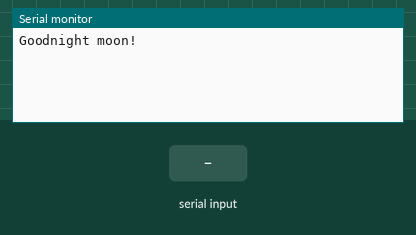
This sketch was run on a simulated Arduino Mega 2560, built with avr-gcc and run on an emulated ATmega2560. Shown: the last lines printed to the serial monitor. The test bench sets the inputs (shaded band).

Above: at 1.2 s.
1.3 s: "1" received over the second serial link
At 2.5 s:
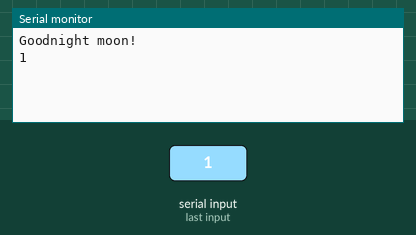
2.8 s: "0" received over the second serial link
At 3.9 s:
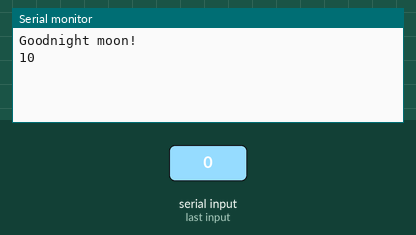

The sketch:

SerialExample2.ino
```cpp
void setup() {
  // Open serial communications and wait for port to open:
  Serial.begin(115200);
  while (!Serial) {
    ; // wait for serial port to connect. Needed for native USB port only
  }


  Serial.println("Goodnight moon!");

  // set the data rate for the SoftwareSerial port
  Serial3.begin(38400);
  Serial3.println("Hello, world?");
}

void loop() { // run over and over
  if (Serial3.available()) {
    Serial.write(Serial3.read());
  }
  if (Serial.available()) {
    Serial3.write(Serial.read());
  }
}
```

Measured:
- after the input at 1.3 s, the serial monitor: prints a new line at once (image 1)
- after the input at 2.8 s, the serial monitor: prints a new line at once (image 2)
